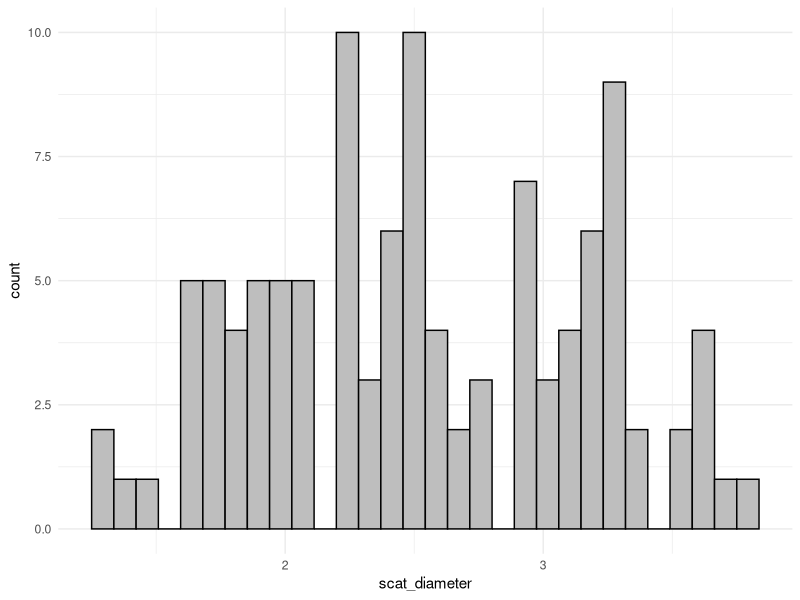
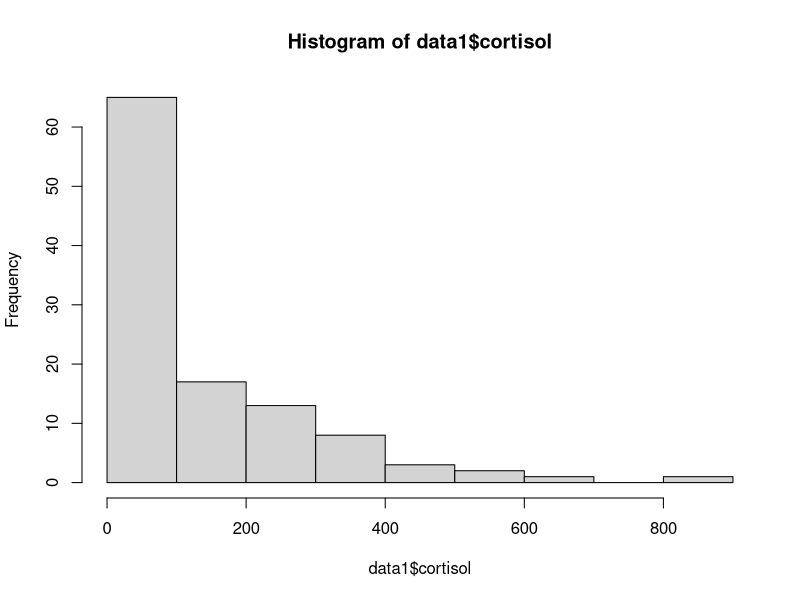
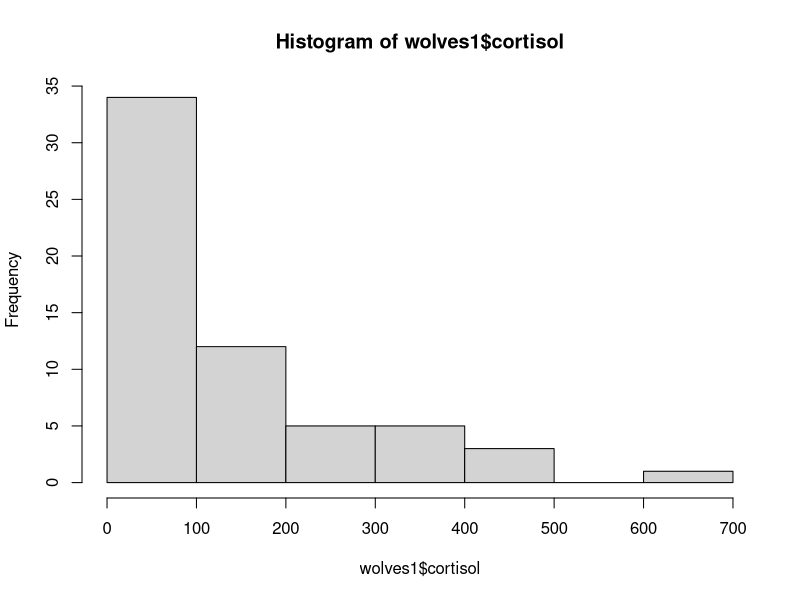
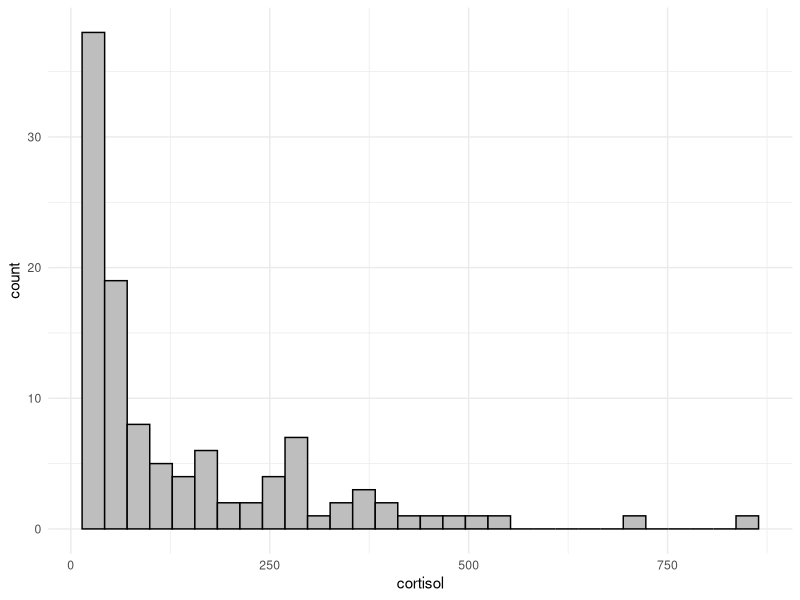
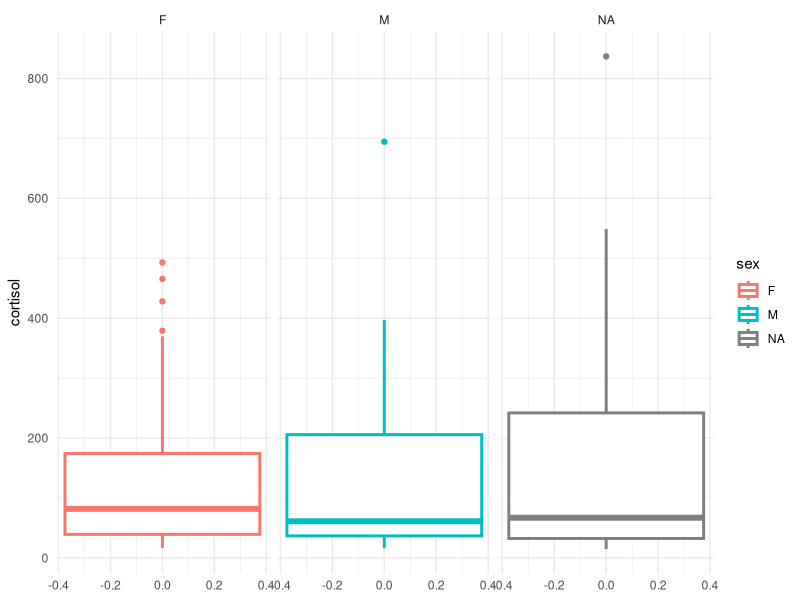

These charts were generated, in order, by the following R code:
## Ellen Brandell
## May 2021

## combine and clean scat-related files into TWO final data set for analysis:
# 1: wolf characteristics
# 2: environmental data

library(tidyverse)
library(cowplot)
library(viridis)
theme_set(theme_minimal(base_size=11))

setwd("~/Desktop/scat_project/DATA/data_summaries")

# individual scat data
cort <- read.csv("all_cortisol.csv")
diameter <- read.csv("scat_diameter.csv")
geno <- read.csv("all_geno_sex_results.csv")

# environmental data
meta <- read.csv("scat_metadata.csv")
location <- read.csv("locations.csv")

######################################## COMBINE AND CLEAN DATA SET 1
data1 <- merge(geno, cort, by="scatID", all.x=T)
data1 <- merge(data1, diameter, by="scatID", all.x=T)
data1 <- merge(data1, meta[,c(1,4)], by="scatID", all.x=T) # I want site

## look at summary information
table(is.na(data1$wolfID))
# FALSE  TRUE 
#  60    50
60/110*100

###### AGE
ggplot(data=data1, aes(x=scat_diameter)) + geom_histogram(fill='gray', color='black')
data1$age <- ifelse(data1$scat_diameter<=2.0, "Juvenile", "Adult")
table(data1$age)
table(data1$age)/nrow(data1)
table(data1$scat_diameter>1.9 & data1$scat_diameter<2.2)
# there are quite a few of these "in between" sizes

###### make a data set of JUST KNOWN WOLVES
wolves1 <- data1[!is.na(data1$wolfID),]

###### AGE - unique wolves
# make sure age isn't changing unless the wolf ages from Juv -> Adult
# change scat 145 wolf 1228F to Juvenile

table(wolves1$age)
table(wolves1$age)/nrow(wolves1)
table(data1$scat_diameter>2 & data1$scat_diameter<=2.5)
# 34 !! A LOT of in-between values

## sex information
table(wolves1$sex, useNA="ifany")
table(wolves1$sex, useNA="ifany")/nrow(wolves1)

###### CORTISOL
hist(data1$cortisol)
hist(wolves1$cortisol)
summary(data1$cortisol)
summary(wolves1$cortisol)

ggplot(data=data1, aes(x=cortisol)) + geom_histogram(fill='gray', color='black')
ggplot(data=data1, aes(y=cortisol, color=sex)) + geom_boxplot(size=1) + facet_wrap(~sex)












